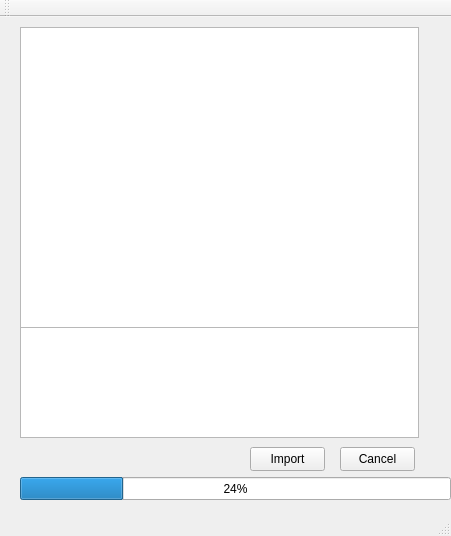
<?xml version="1.0" encoding="UTF-8"?>
<ui version="4.0">
 <class>importConsoleAdministratorClass</class>
 <widget class="QMainWindow" name="importConsoleAdministratorClass">
  <property name="geometry">
   <rect>
    <x>0</x>
    <y>0</y>
    <width>451</width>
    <height>536</height>
   </rect>
  </property>
  <property name="windowTitle">
   <string>importConsoleAdministrator</string>
  </property>
  <widget class="QWidget" name="centralWidget">
   <widget class="QPushButton" name="importButton">
    <property name="geometry">
     <rect>
      <x>250</x>
      <y>430</y>
      <width>75</width>
      <height>24</height>
     </rect>
    </property>
    <property name="text">
     <string>Import</string>
    </property>
   </widget>
   <widget class="QPushButton" name="cancelButton">
    <property name="geometry">
     <rect>
      <x>340</x>
      <y>430</y>
      <width>75</width>
      <height>24</height>
     </rect>
    </property>
    <property name="text">
     <string>Cancel</string>
    </property>
   </widget>
   <widget class="QTextEdit" name="textEdit">
    <property name="geometry">
     <rect>
      <x>20</x>
      <y>310</y>
      <width>399</width>
      <height>111</height>
     </rect>
    </property>
   </widget>
   <widget class="QListWidget" name="listWidget">
    <property name="geometry">
     <rect>
      <x>20</x>
      <y>10</y>
      <width>399</width>
      <height>301</height>
     </rect>
    </property>
   </widget>
   <widget class="QProgressBar" name="progressBar">
    <property name="geometry">
     <rect>
      <x>20</x>
      <y>460</y>
      <width>431</width>
      <height>23</height>
     </rect>
    </property>
    <property name="value">
     <number>24</number>
    </property>
   </widget>
  </widget>
  <widget class="QMenuBar" name="menuBar">
   <property name="geometry">
    <rect>
     <x>0</x>
     <y>0</y>
     <width>451</width>
     <height>22</height>
    </rect>
   </property>
  </widget>
  <widget class="QToolBar" name="mainToolBar">
   <attribute name="toolBarArea">
    <enum>TopToolBarArea</enum>
   </attribute>
   <attribute name="toolBarBreak">
    <bool>false</bool>
   </attribute>
  </widget>
  <widget class="QStatusBar" name="statusBar"/>
 </widget>
 <layoutdefault spacing="6" margin="11"/>
 <resources/>
 <connections/>
</ui>
